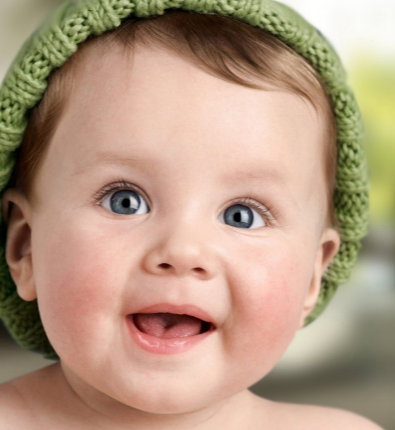
#> input picture py-process/dilate/smile.png, 395 x 430 px
$ python dilate.py
#> lines starting #> are read from the running program, lines starting #| are printed output that depends on the picture; after the words box and inside, x2 and y2 are one past the last pixel; in counts of white or black regions, pixels touching at a corner belong together
import cv2
import numpy as np
from matplotlib import pyplot as plt

"""
    This scrip helps me to find the contour of an image based on the dilatation
"""

if (__name__ =="__main__"):

    #Loading the image
    img1  = cv2.imread("smile.png",0)
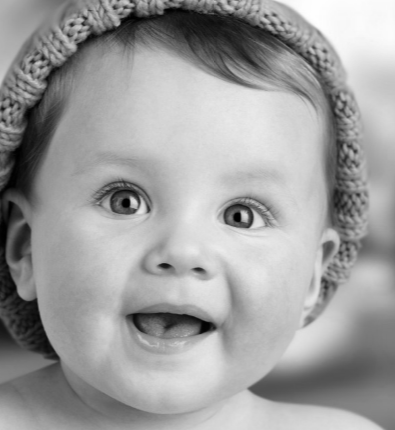
#> img1: shape (430, 395); min 0, max 254, mean 158

    #todo lo que este abajo de 127  llevelo a 0
    #todo lo que este arriba de 127  llevelo a 1
    #255 a donde lo queremos mandar
    h, img = cv2.threshold(img1, 127, 255, cv2.THRESH_BINARY_INV)
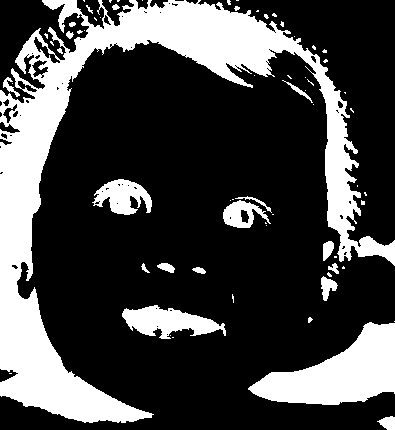
#> img: shape (430, 395); 26.8% white; 67 white regions (45 under 20 px), largest, box (x1, y1, x2, y2) and area: (0, 0, 395, 423) 33354, (248, 322, 395, 405) 6521, (122, 305, 226, 339) 1960


    kernel = np.ones((5,5), np.uint8)
    dilatation1 = cv2.dilate(img, kernel, iterations =1)
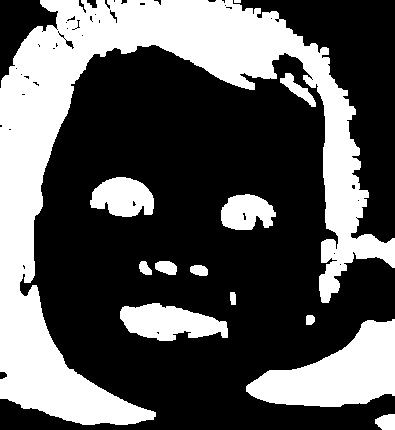
#> dilatation1: shape (430, 395); 34.7% white; 13 white regions, largest, box (x1, y1, x2, y2) and area: (0, 0, 395, 425) 44083, (246, 319, 395, 407) 7335, (120, 303, 228, 341) 2730

    kernel = np.ones((3,3), np.uint8)
    dilatation2 = cv2.dilate(img, kernel, iterations =4)
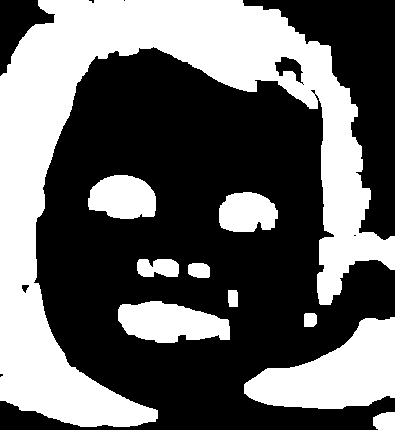
#> dilatation2: shape (430, 395); 39.7% white; 10 white regions, largest, box (x1, y1, x2, y2) and area: (0, 0, 395, 427) 49986, (244, 317, 395, 409) 8154, (118, 301, 230, 343) 3399

    #plt.figure(1)

    plt.subplot(1,4,1)
    plt.imshow(img , cmap="gray")

    plt.subplot(1,4,2)
    plt.imshow(dilatation1, cmap="gray")

    plt.subplot(1,4,3)
    plt.imshow(dilatation2, cmap="gray")

    solucion  = dilatation1- dilatation2
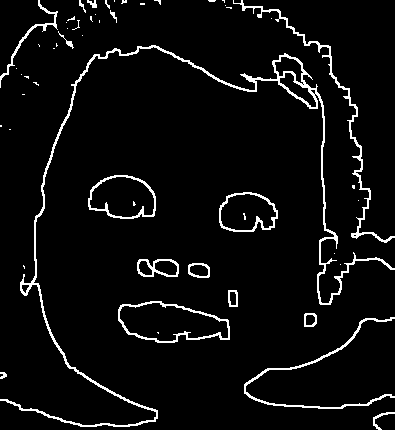
#> solucion: shape (430, 395); values 0 (black) and 1 (white), 5% white in thin lines or dots

    plt.subplot(1,4,4)
    plt.imshow(solucion, cmap="gray")

    plt.show()
